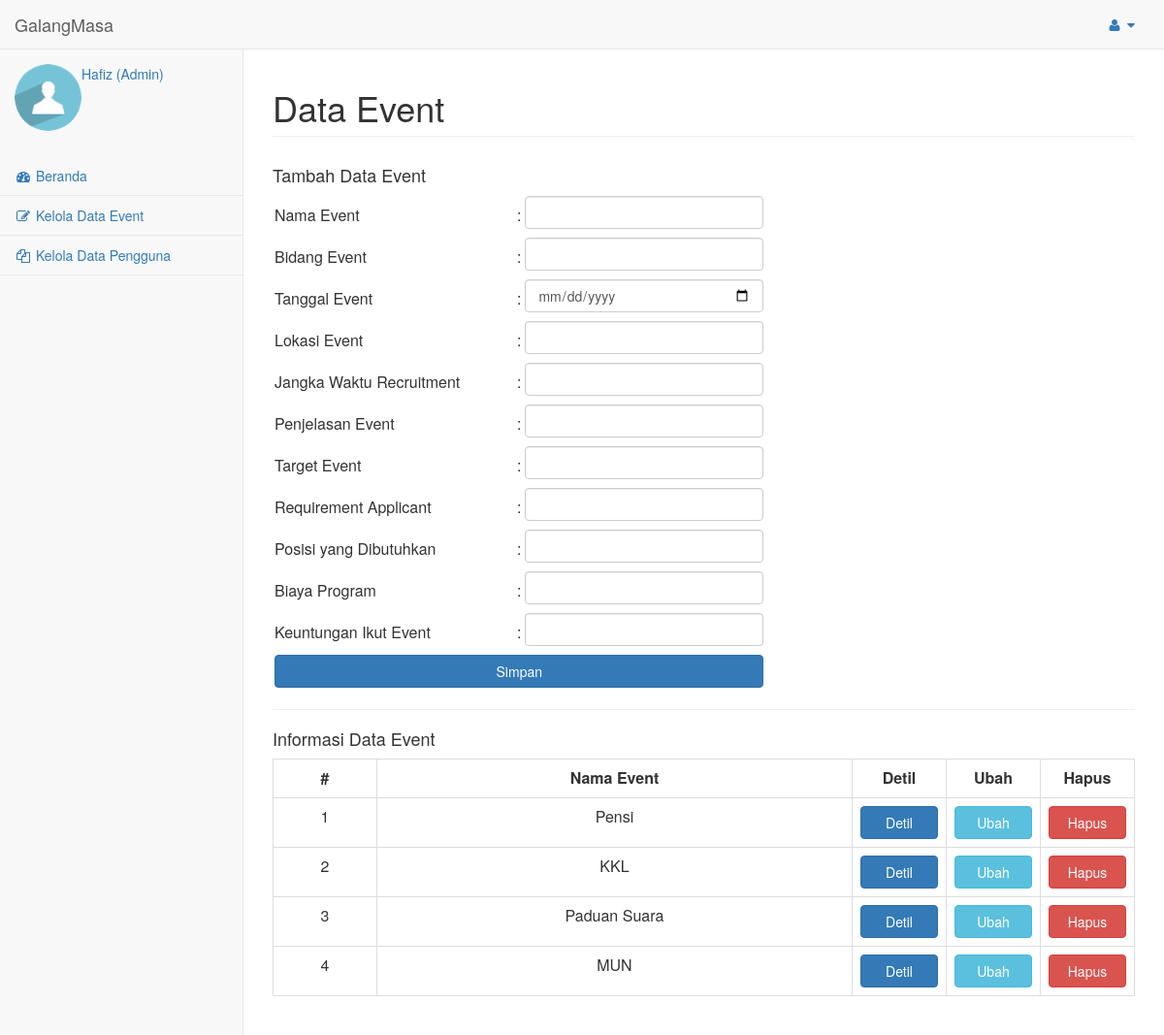
Screenshot of /admin/data_event/index.php (signed in) with the database file from the repository.
### tables this page shows
CREATE TABLE `data_event` (
  `num` int(11) NOT NULL,
  `nama` text NOT NULL,
  `bidang` text NOT NULL,
  `tanggal` text NOT NULL,
  `lokasi` text NOT NULL,
  `jangka` text,
  `penjelasan` text,
  `target` text,
  `req` text,
  `posisi` text,
  `biaya` text,
  `keuntungan` text,
  `penulis` text NOT NULL
);

### admin/data_event/index.php (the view, shortened to what this page needs)
<html>
	<head>
		<link href="../../vendor/bootstrap/css/bootstrap.min.css" rel="stylesheet">
		<link href="../../vendor/metisMenu/metisMenu.min.css" rel="stylesheet">
		<link href="../../dist/css/sb-admin-2.css" rel="stylesheet">
		<link href="../../vendor/morrisjs/morris.css" rel="stylesheet">
		<link href="../../vendor/font-awesome/css/font-awesome.min.css" rel="stylesheet" type="text/css">
	</head>
	<body>
		<div id="wrapper">
			<?php
				include('../../navigasi/nav2.php')
			?>
			<div id="page-wrapper">
				<div class="row">
					<div class="col-lg-12">
						<h1 class="page-header">Data Event</h1>
					</div>
				</div>
				<div class="row">
					<div class="col-lg-12">
						<h4>Tambah Data Event</h4>
						<form method="post" action="input_event.php" enctype="multipart/form-data"/>
							<table border="0" cellpadding="5" cellspacing="5">
								<tr>
									<td width="250">Nama Event</td>
									<td width="3">:</td>
									<td width="250"><input class="form-control" type="text" name="nama" required="required"></td>
								</tr>
								<tr>
									<td width="250">Bidang Event</td>
									<td width="3">:</td>
									<td><input class="form-control" type="text" name="bidang" required="required"></td>
								</tr>
								<tr>
									<td width="250">Tanggal Event</td>
									<td width="3">:</td>
									<td><input class="form-control" type="date" name="tanggal" required="required"></td>
								</tr>
								<tr>
									<td width="250">Lokasi Event</td>
									<td width="3">:</td>
									<td><input class="form-control" type="text" name="lokasi" required="required"></td>
								</tr>
								<tr>
									<td width="250">Jangka Waktu Recruitment</td>
									<td width="3">:</td>
									<td><input class="form-control" type="text" name="jangka"></td>
								</tr>
								<tr>
									<td width="250">Penjelasan Event</td>
									<td width="3">:</td>
									<td><input class="form-control" type="text" name="penjelasan"></td>
								</tr>
								<tr>
									<td width="250">Target Event</td>
									<td width="3">:</td>
									<td><input class="form-control" type="text" name="target"></td>
								</tr>
								<tr>
									<td width="250">Requirement Applicant</td>
									<td width="3">:</td>
									<td><input class="form-control" type="text" name="req"></td>
								</tr>
								<tr>
									<td width="250">Posisi yang Dibutuhkan</td>
									<td width="3">:</td>
									<td><input class="form-control" type="text" name="posisi"></td>
								</tr>
								<tr>
									<td width="250">Biaya Program</td>
									<td width="3">:</td>
									<td><input class="form-control" type="text" name="biaya"></td>
								</tr>
								<tr>
									<td width="250">Keuntungan Ikut Event</td>
									<td width="3">:</td>
									<td><input class="form-control" type="text" name="keuntungan"></td>
								</tr>
								<tr>
									<td colspan=3><input type="submit" class="btn btn-primary btn-block btn-large" name="submit" value="Simpan" /></td>
								</tr>
							</table>
						<hr />
						<h4>Informasi Data Event</h4>
						<?php
						$query = "SELECT * FROM data_event";
						if ($query = mysql_query($query))
						{
						?>
							<table width="100%" class="table table-bordered" bgcolor='#ffffff' border="1" cellpadding="5" cellspacing="0" align="center">
								<tr align='center'>
									<td><b>#</b></td>
									<td><b>Nama Event</b></td>
									<td width="70"><b>Detil</b></td>
									<td width="70"><b>Ubah</b></td>
									<td width="70"><b>Hapus</b></td>
								</tr>
								<?php
								$i = 1;
								while ($data = mysql_fetch_array($query))
								{
								?>
									<tr align='center'>
										<td><?php echo $i++; ?></td>
										<td><?php echo $data['nama']; ?></td>
										<td width="70"><a href="detil_event.php?num=<?php echo $data['num'];?>"><button style="width:80px;" class="btn btn-primary btn-addon">Detil</button></a></td>
										<td width="70"><a href="edit.php?num=<?php echo $data['num'];?>"><button style="width:80px;" class="btn btn-info edit">Ubah</button></a></td>
										<td width="70"><a href="hapus.php?num=<?php echo $data['num']; ?>" onclick="return confirm('Anda Yakin Akan Menghapus Data Ini?')">
										<button style="width:80px;" class="btn btn-danger delete">Hapus</button></a></td>
									</tr>
								<?php
								}
								?>
							</table>
						<?php
						} else {
							echo "<p>Data kosong.</p>";
						}
						?>
						<br/>
					</div>
				</div>
			</div>
		</div>
	</body>
</html>

### admin/data_event/index.php (style rules this page uses)
input { margin-bottom: 5px; }

### rows the page displays
data_event: nama "Pensi"
data_event: nama "KKL"
data_event: nama "Paduan Suara"
data_event: nama "MUN"

### other values shown
$_SESSION['nama'] "Hafiz"
$_SESSION['posisi'] "Admin"
